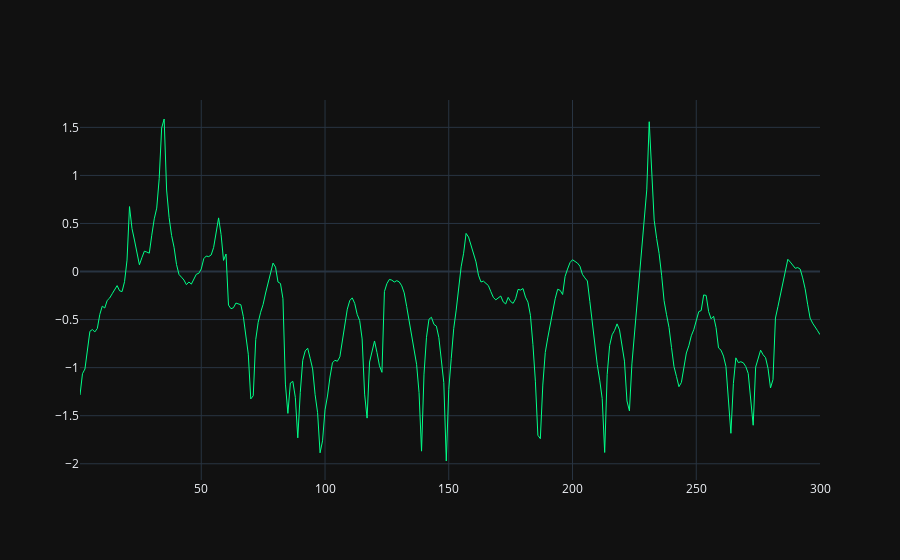

The cell this chart's notebook holds for it:
### Code cell
windows_normalized_difference = normalized_difference.iloc[3000:3300]
index_num = np.arange(1, len(windows_normalized_difference) + 1)
fig = go.Figure(data=[go.Scatter(
    x=index_num, 
    y=windows_normalized_difference,
    mode='lines',
    name='normalised difference',
    line=dict(color='#00ff88', width=1)
)])
fig.show()

### Figure 1 — Plotly figure (JSON) as saved in the notebook; plotly's stock layout.template omitted (floating-point values rounded to 4 significant figures; data arrays with more than 128 entries replaced by an {"elided": "..."} marker saying what was removed)
{"data": [{"line": {"color": "#00ff88", "width": 1}, "mode": "lines", "name": "normalised difference", "type": "scatter", "x": {"elided": "300 int values"}, "y": {"elided": "300 float values"}}], "layout": {}}
